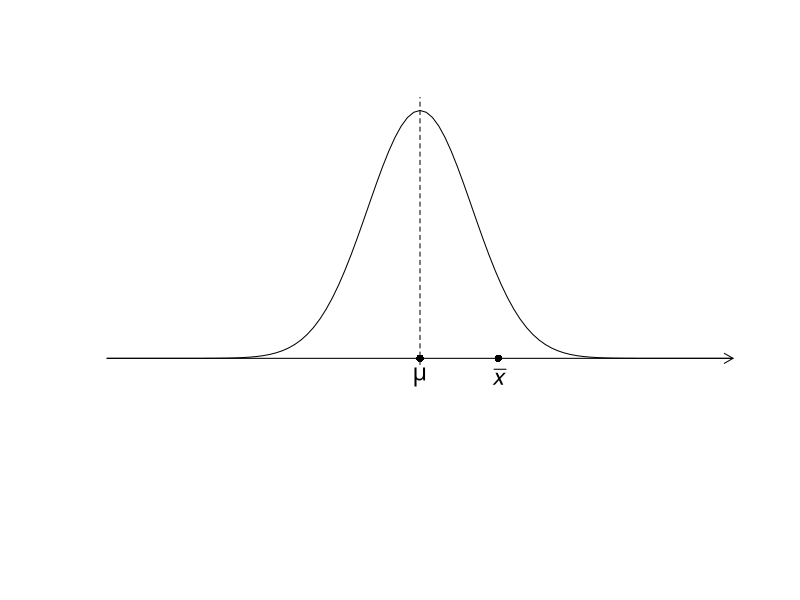
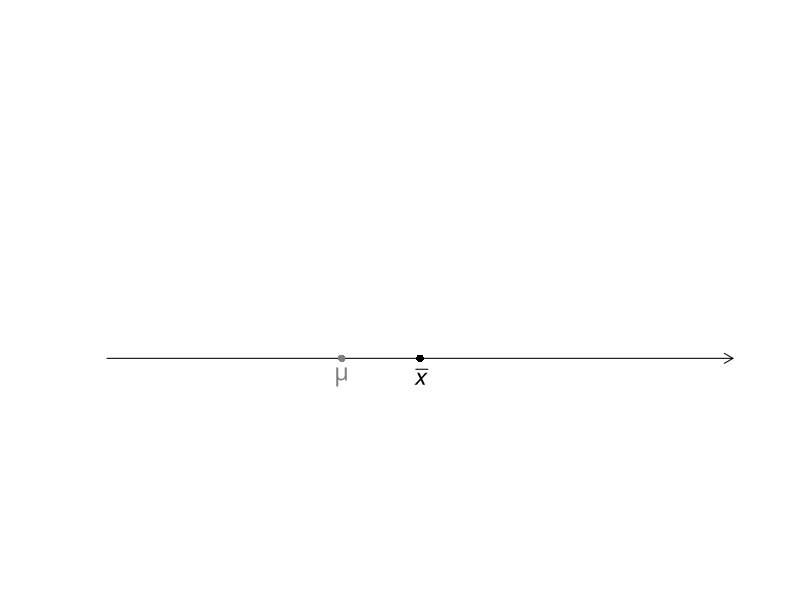
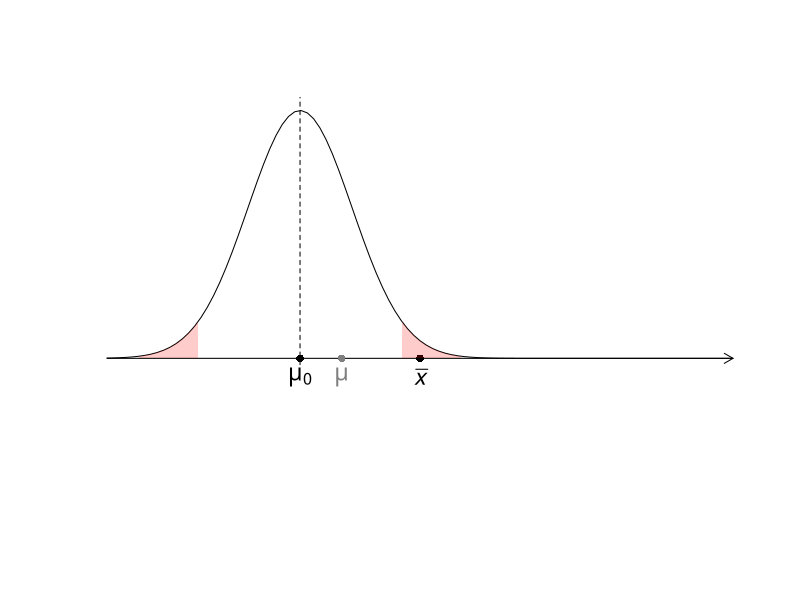
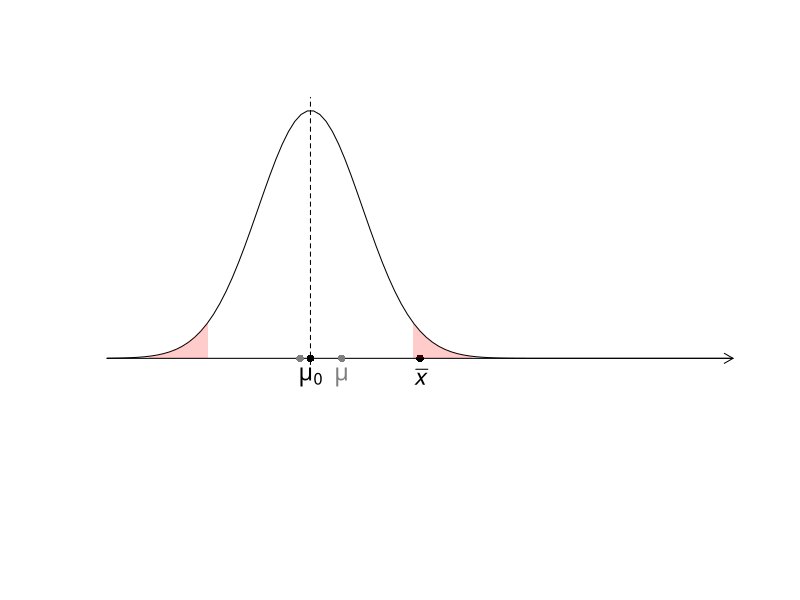
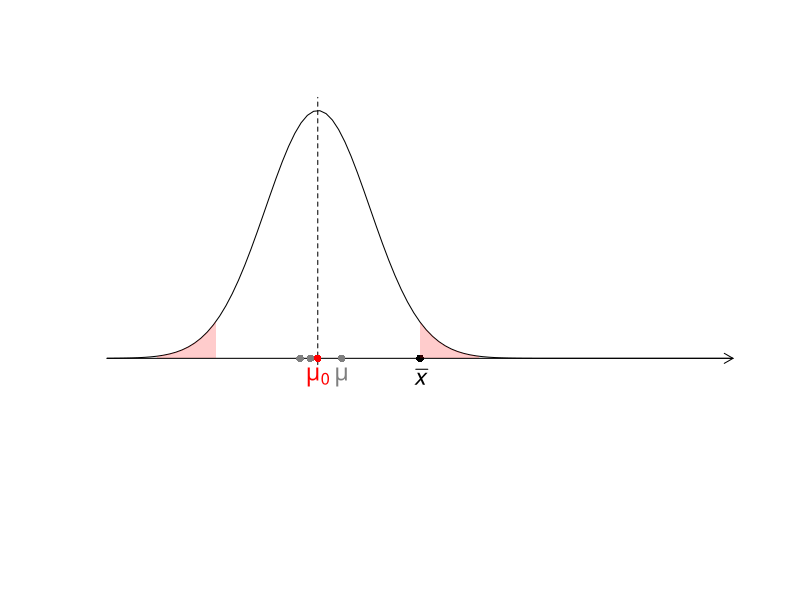
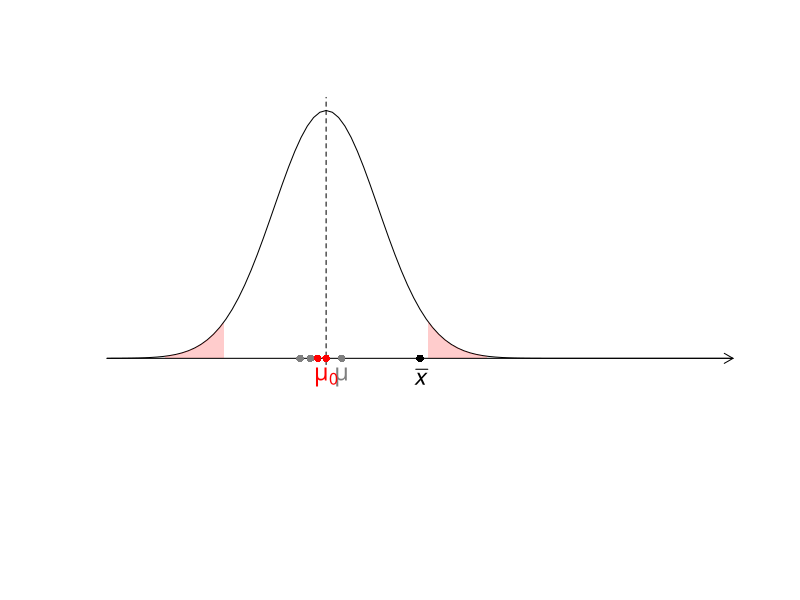
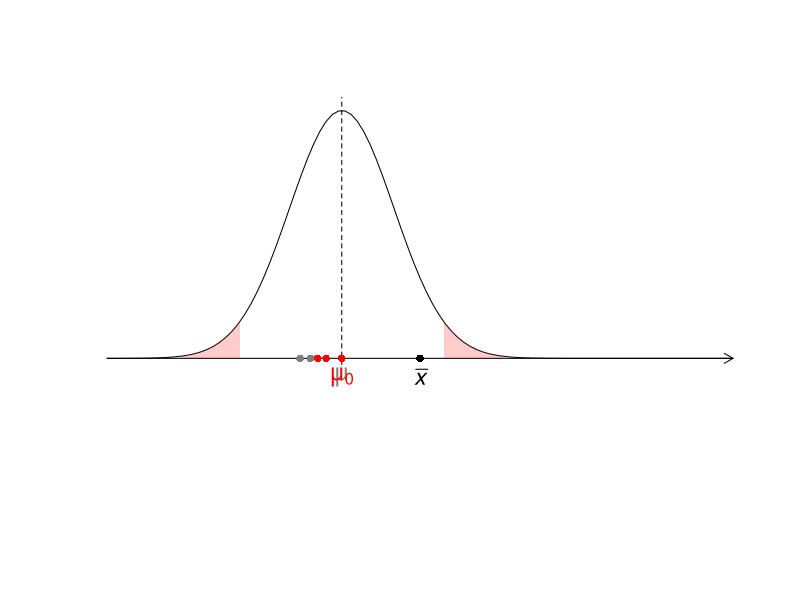
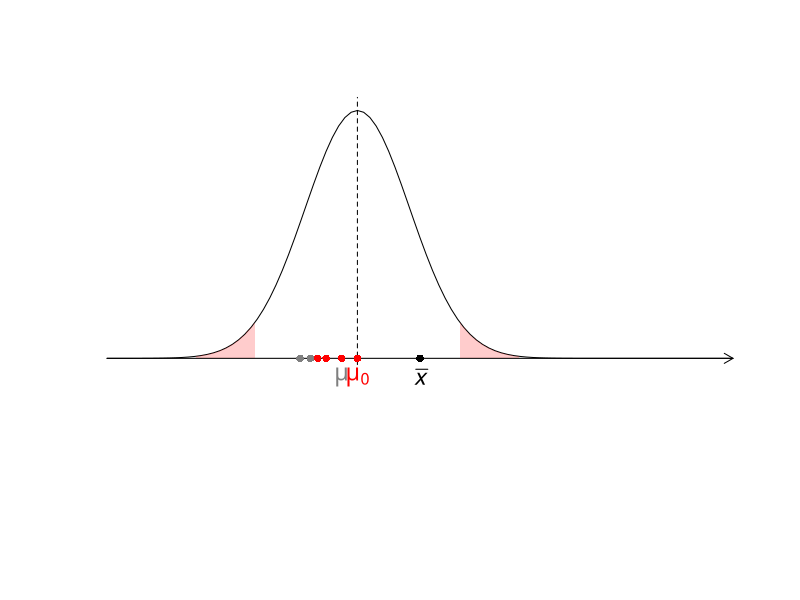

R code for these plots, in order:
## ---- chunk 1
set.seed(100)
knitr::opts_chunk$set(fig.align = "center", prompt = TRUE, dpi = 196)
options(width = 63)
## ---- chunk 2
w <- c(101.1, 103.2, 102.1, 99.2, 100.5, 101.3, 
       99.7, 100.5, 98.9, 101.4)
t.test(w, mu = 100)
## ---- chunk 3
t.test(w, mu = 101)
## ---- chunk 4
t.test(w, mu = 102)
## ---- chunk 5
draw_axis <- function(xlim, ylim, ...) {
  plot(NULL, xlim = xlim, ylim = ylim, axes = FALSE, xlab = "", ylab = "", ...)
  arrows(xlim[1], 0, xlim[2], 0, length = 0.1)
}

draw_density <- function(dfunc, xlim, ...){
  curve(dfunc(x, ...), add = TRUE, from = xlim[1], to = xlim[2])
}

draw_center <- function(v, ylim, ...){
  segments(v, ylim[1], v, ylim[2], ...)
}

draw_points <- function(x, y, labs, ...) {
  text(x, rep_len(y, length(x)), labs, ...)
  
  dots <- list(...)
  if (is.null(dots$col)){
    dots$col <- "black"
  }
  points(x, rep_len(0, length(x)), pch = 16, col = dots$col)
}
draw_reject <- function(center, qfunc, dfunc, alpha, ...){
  q <- center + seq(qfunc(1 - alpha / 2, ...), qfunc(0.999, ...), length.out = 50)
  polygon(c(q[1], q, q[length(q)]), c(0, dfunc(q - center, ...), 0), col = rgb(1, 0, 0, 0.2), lty = 0)
  
  q <- center + seq(qfunc(0.001, ...), qfunc(alpha / 2, ...), length.out = 50)
  polygon(c(q[1], q, q[length(q)]), c(0, dfunc(q - center, ...), 0), col = rgb(1, 0, 0, 0.2), lty = 0)
}

update_color <- function(colors, new, default = "gray50") {
  colors[length(colors)] <- default
  colors <- c(colors, new)
}

update_label <- function(labels, new, default = ""){
  labels[length(labels)] <- default
  labels <- c(labels, new)
}

## ---- chunk 6
xlim <- c(-6, 6)
ylim <- c(-0.2, 0.42)
xlab_pos <- -0.03
mu <- 0
xbar <- 1.5

draw_axis(xlim, ylim)
draw_density(dnorm, xlim)
draw_center(v = mu, ylim = c(-0.01, ylim[2]), lty = 2)
draw_points(x = c(mu, xbar), y = xlab_pos, 
            labs = c(expression(mu), expression(bar(italic(x)))), 
            cex = 1.4, pch = 16)

## ---- chunk 7
xlim <- xlim + xbar
i <- 0
colors <- c("gray50", "black")
labels <- c(expression(mu), expression(bar(italic(x))))
            
draw_axis(xlim, ylim)
#draw_density(dnorm, xlim)
#draw_center(v = mu, ylim = c(- 0.01, ylim[2]), lty = 2)
draw_points(x = c(mu, xbar), y = xlab_pos, 
            labs = labels,
            col = colors,
            cex = 1.4, pch = 16)

## ---- chunk 8
mu0 <- c(-0.8, - 0.6, -0.46, -0.3, 0, 0.3, 1.0, 2.0, 2.5, 3.0, 3.46)

i <- i + 1
colors <- c(colors, "black")
labels <- c(labels, expression(mu[0]))

draw_axis(xlim, ylim)
draw_density(function(x) dnorm(x - mu0[i]), xlim)
draw_center(v = mu0[i], ylim = c(-0.01, ylim[2]), lty = 2)
draw_points(x = c(mu, xbar, mu0[1:i]), y = xlab_pos, 
            labs = labels, col = colors, cex = 1.4, pch = 16)

draw_reject(center = mu0[i], dfunc = dnorm, qfunc = qnorm, alpha = 0.05)

## ---- chunk 9
i <- i + 1
colors <- update_color(colors, "black")
labels <- update_label(labels, expression(mu[0]))

draw_axis(xlim, ylim)
draw_density(function(x) dnorm(x - mu0[i]), xlim)
draw_center(v = mu0[i], ylim = c(-0.01, ylim[2]), lty = 2)
draw_points(x = c(mu, xbar, mu0[1:i]), y = xlab_pos, 
            labs = labels, col = colors, cex = 1.4, pch = 16)

draw_reject(center = mu0[i], dfunc = dnorm, qfunc = qnorm, alpha = 0.05)
## ---- chunk 10
i <- i + 1
colors <- update_color(colors, "red")
labels <- update_label(labels, expression(mu[0]))

draw_axis(xlim, ylim)
draw_density(function(x) dnorm(x - mu0[i]), xlim)
draw_center(v = mu0[i], ylim = c(-0.01, ylim[2]), lty = 2)
draw_points(x = c(mu, xbar, mu0[1:i]), y = xlab_pos, 
            labs = labels, col = colors, cex = 1.4, pch = 16)

draw_reject(center = mu0[i], dfunc = dnorm, qfunc = qnorm, alpha = 0.05)
## ---- chunk 11
i <- i + 1
colors <- update_color(colors, "red", "red")
labels <- update_label(labels, expression(mu[0]))

draw_axis(xlim, ylim)
draw_density(function(x) dnorm(x - mu0[i]), xlim)
draw_center(v = mu0[i], ylim = c(-0.01, ylim[2]), lty = 2)
draw_points(x = c(mu, xbar, mu0[1:i]), y = xlab_pos, 
            labs = labels, col = colors, cex = 1.4, pch = 16)

draw_reject(center = mu0[i], dfunc = dnorm, qfunc = qnorm, alpha = 0.05)
## ---- chunk 12
i <- i + 1
colors <- update_color(colors, "red", "red")
labels <- update_label(labels, expression(mu[0]))

draw_axis(xlim, ylim)
draw_density(function(x) dnorm(x - mu0[i]), xlim)
draw_center(v = mu0[i], ylim = c(-0.01, ylim[2]), lty = 2)
draw_points(x = c(mu, xbar, mu0[1:i]), y = xlab_pos, 
            labs = labels, col = colors, cex = 1.4, pch = 16)

draw_reject(center = mu0[i], dfunc = dnorm, qfunc = qnorm, alpha = 0.05)
## ---- chunk 13
i <- i + 1
colors <- update_color(colors, "red", "red")
labels <- update_label(labels, expression(mu[0]))

draw_axis(xlim, ylim)
draw_density(function(x) dnorm(x - mu0[i]), xlim)
draw_center(v = mu0[i], ylim = c(-0.01, ylim[2]), lty = 2)
draw_points(x = c(mu, xbar, mu0[1:i]), y = xlab_pos, 
            labs = labels, col = colors, cex = 1.4, pch = 16)

draw_reject(center = mu0[i], dfunc = dnorm, qfunc = qnorm, alpha = 0.05)
## ---- chunk 14
i <- i + 1
colors <- update_color(colors, "red", "red")
labels <- update_label(labels, expression(mu[0]))

draw_axis(xlim, ylim)
draw_density(function(x) dnorm(x - mu0[i]), xlim)
draw_center(v = mu0[i], ylim = c(-0.01, ylim[2]), lty = 2)
draw_points(x = c(mu, xbar, mu0[1:i]), y = xlab_pos, 
            labs = labels, col = colors, cex = 1.4, pch = 16)

draw_reject(center = mu0[i], dfunc = dnorm, qfunc = qnorm, alpha = 0.05)
## ---- chunk 15
i <- i + 1
colors <- update_color(colors, "red", "red")
labels <- update_label(labels, expression(mu[0]))

draw_axis(xlim, ylim)
draw_density(function(x) dnorm(x - mu0[i]), xlim)
draw_center(v = mu0[i], ylim = c(-0.01, ylim[2]), lty = 2)
draw_points(x = c(mu, xbar, mu0[1:i]), y = xlab_pos, 
            labs = labels, col = colors, cex = 1.4, pch = 16)

draw_reject(center = mu0[i], dfunc = dnorm, qfunc = qnorm, alpha = 0.05)
## ---- chunk 16
i <- i + 1
colors <- update_color(colors, "red", "red")
labels <- update_label(labels, expression(mu[0]))

draw_axis(xlim, ylim)
draw_density(function(x) dnorm(x - mu0[i]), xlim)
draw_center(v = mu0[i], ylim = c(-0.01, ylim[2]), lty = 2)
draw_points(x = c(mu, xbar, mu0[1:i]), y = xlab_pos, 
            labs = labels, col = colors, cex = 1.4, pch = 16)

draw_reject(center = mu0[i], dfunc = dnorm, qfunc = qnorm, alpha = 0.05)
## ---- chunk 17
i <- i + 1
colors <- update_color(colors, "red", "red")
labels <- update_label(labels, expression(mu[0]))

draw_axis(xlim, ylim)
draw_density(function(x) dnorm(x - mu0[i]), xlim)
draw_center(v = mu0[i], ylim = c(-0.01, ylim[2]), lty = 2)
draw_points(x = c(mu, xbar, mu0[1:i]), y = xlab_pos, 
            labs = labels, col = colors, cex = 1.4, pch = 16)

draw_reject(center = mu0[i], dfunc = dnorm, qfunc = qnorm, alpha = 0.05)
## ---- chunk 18
i <- i + 1
colors <- update_color(colors, "red", "red")
labels <- update_label(labels, expression(mu[0]))

draw_axis(xlim, ylim)
draw_density(function(x) dnorm(x - mu0[i]), xlim)
draw_center(v = mu0[i], ylim = c(-0.01, ylim[2]), lty = 2)
draw_points(x = c(mu, xbar, mu0[1:i]), y = xlab_pos, 
            labs = labels, col = colors, cex = 1.4, pch = 16)

draw_reject(center = mu0[i], dfunc = dnorm, qfunc = qnorm, alpha = 0.05)
## ---- chunk 19
draw_axis(xlim, ylim)
draw_density(function(x) dnorm(x - mu0[i]), xlim)
draw_density(function(x) dnorm(x - mu0[3]), xlim)

draw_center(v = mu0[i], ylim = c(-0.01, ylim[2]), lty = 2)
draw_center(v = mu0[3], ylim = c(-0.01, ylim[2]), lty = 2)

draw_points(x = c(mu, xbar, mu0[1:i]), y = xlab_pos, 
            labs = NULL, col = colors, cex = 1.4, pch = 16)

#draw_reject(center = mu0[i], dfunc = dnorm, qfunc = qnorm, alpha = 0.05)
#draw_reject(center = mu0[3], dfunc = dnorm, qfunc = qnorm, alpha = 0.05)


arrows(-0.46, 0.2, 3.46, 0.2, col = "red", length = 0.1, lwd = 2, code = 3)

## ---- chunk 20
w <- c(101.1, 103.2, 102.1, 99.2, 100.5, 101.3, 
       99.7, 100.5, 98.9, 101.4)
## ---- chunk 21
mean(w) - sqrt(var(w) / length(w)) * qt(0.975, length(w) - 1)
mean(w) - sqrt(var(w) / length(w)) * qt(0.025, length(w) - 1)
## ---- chunk 22
t.test(w)
## ---- chunk 23
binom.test(4, 10, 0.6)
## ---- chunk 24
binom.test(4, 10, 0.7)
## ---- chunk 25
binom.test(4, 10, 0.73)$p.value
## ---- chunk 26
opar <- par(mfrow = c(1, 3))

bar.color <- rep("white", 11)
bar.color[1:3] <- rgb(1, 0, 0, 0.2)
bar.color[9:11] <- rgb(1, 0, 0, 0.2) 
barplot(dbinom(0:10, 10, 0.45), names.arg = 0:10, col = bar.color, 
        main = "θ = 0.45")

bar.color <- rep("white", 11)
bar.color[1:3] <- rgb(1, 0, 0, 0.2)
bar.color[9:11] <- rgb(1, 0, 0, 0.2) 
barplot(dbinom(0:10, 10, 0.5), names.arg = 0:10, col = bar.color, 
        main = "θ = 0.5")

bar.color <- rep("white", 11)
bar.color[1:3] <- rgb(1, 0, 0, 0.2)
bar.color[9] <- rgb(0, 0.6, 1, 0.15)
bar.color[10:11] <- rgb(1, 0, 0, 0.2) 
barplot(dbinom(0:10, 10, 0.51), names.arg = 0:10, col = bar.color, 
        main = "θ = 0.51")

par(opar)
## ---- chunk 27
opar <- par(mfrow = c(1, 3))

bar.color <- rep("white", 11)
bar.color[3:11] <- rgb(1, 0, 0, 0.2) 
barplot(dbinom(0:10, 10, 0.2), names.arg = 0:10, col = bar.color, 
        main = "θ = 0.2")

bar.color <- rep("white", 11)
bar.color[3:11] <- rgb(1, 0, 0, 0.2) 
barplot(dbinom(0:10, 10, 0.5), names.arg = 0:10, col = bar.color, 
        main = "θ = 0.5")

bar.color <- rep("white", 11)
bar.color[3:11] <- rgb(1, 0, 0, 0.2) 
barplot(dbinom(0:10, 10, 0.7), names.arg = 0:10, col = bar.color, 
        main = "θ = 0.8")

par(opar)
## ---- chunk 28
opar <- par(mfrow = c(1, 3))

bar.color <- rep("white", 11)
bar.color[0:3] <- rgb(1, 0, 0, 0.2) 
barplot(dbinom(0:10, 10, 0.2), names.arg = 0:10, col = bar.color, 
        main = "θ = 0.2")

bar.color <- rep("white", 11)
bar.color[0:3] <- rgb(1, 0, 0, 0.2) 
barplot(dbinom(0:10, 10, 0.5), names.arg = 0:10, col = bar.color, 
        main = "θ = 0.5")

bar.color <- rep("white", 11)
bar.color[0:3] <- rgb(1, 0, 0, 0.2) 
barplot(dbinom(0:10, 10, 0.7), names.arg = 0:10, col = bar.color, 
        main = "θ = 0.8")

par(opar)
## ---- chunk 29
binom.test(4, 10)
## ---- chunk 30

## ---- chunk 31
uniroot(function(t) sum(dbinom(4:10, 10, t)) - 0.025, 
        interval=c(0.1,0.8), tol=1e-8)
## ---- chunk 32
uniroot(function(t) sum(dbinom(0:4, 10, t)) - 0.025, 
        interval=c(0.1,0.8), tol=1e-8)
## ---- chunk 33
binom.test(floor(1338 * 0.02), 1338, 0.02)$conf.int
binom.test(ceiling(1338 * 0.02), 1338, 0.02)$conf.int
## ---- chunk 34
0.02 + qnorm(0.025) * sqrt(0.02 * 0.98 / 1338)
0.02 + qnorm(0.975) * sqrt(0.02 * 0.98 / 1338)
## ---- chunk 35
binom.test(605, 1260, p = 0.47)
## ---- chunk 36
binom.test(403, 1260, p = 0.35)
